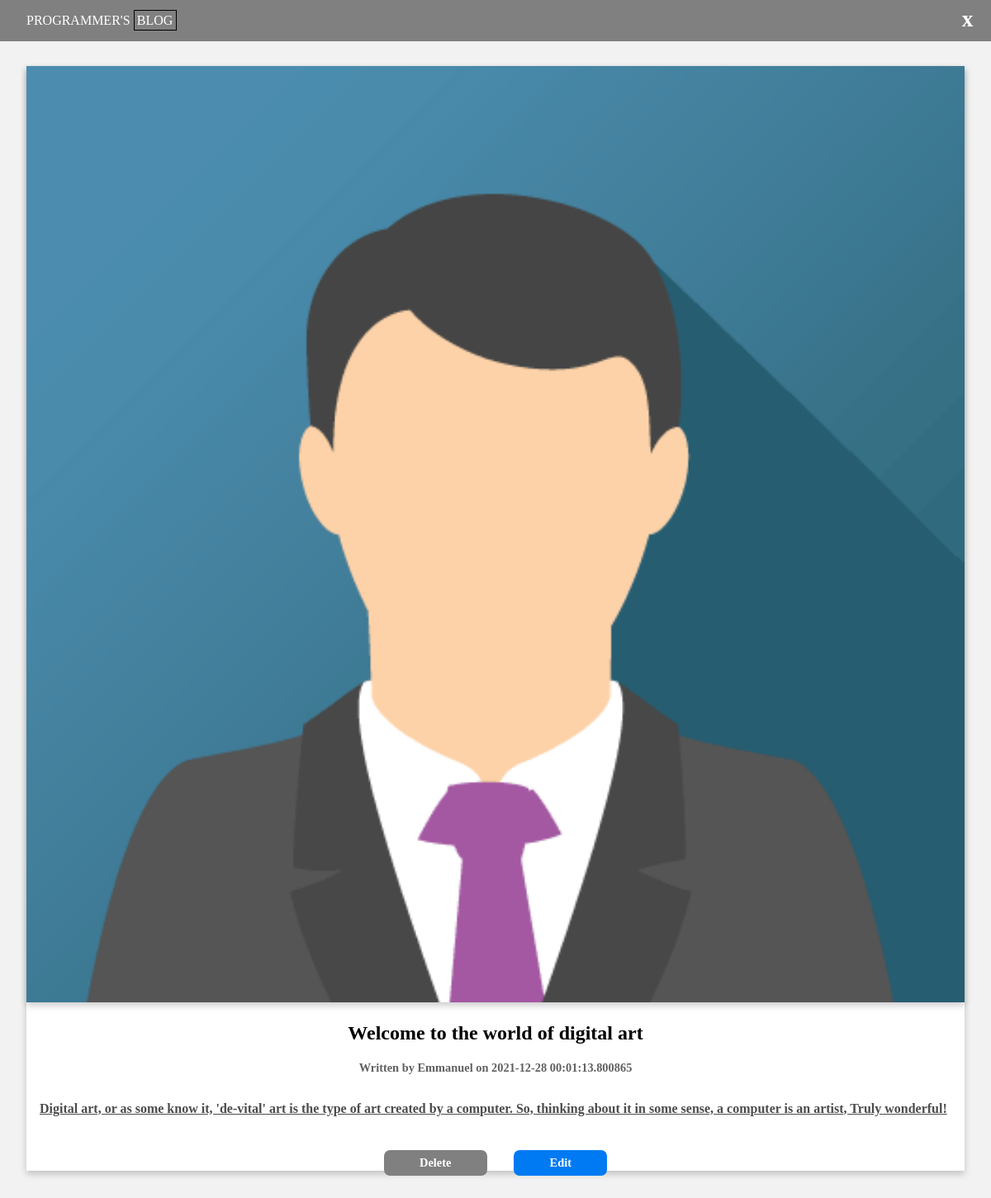
The app's page /posts/read/5 with its own data.
### market.py (models this page shows, shortened)
class blogPost(db.Model):
    id = db.Column(db.Integer, primary_key=True)
    title = db.Column(db.String(100), nullable=False)
    content = db.Column(db.Text, nullable=False)
    author = db.Column(db.String(20), nullable=False, default='N/A')
    date_posted = db.Column(db.DateTime, nullable=False, default=datetime.utcnow)

### market.py (the view)
@app.route('/posts/read/<int:id>', methods=['GET'])
def read(id):
    post = blogPost.query.get_or_404(id)
    return render_template('read.html', post=post)

### templates/read.html (shortened to what this page needs)
{% extends 'base.html' %}
{% block body %}
<div class="navbar">
    <div class="container">
        <p class="logo">PROGRAMMER'S <span>BLOG</span></p>
        <a href="/posts" class="add">x</a>
    </div>
</div>
<section class="read-posts-section">
    <div class="group-half">
        <img src="{{ url_for('static', filename= 'images/avatar3.png') }}" alt="avatar inage">
        <h2>{{ post.title }}</h2>
        {% if post.author %}
        <p class="date-posted">Written by {{ post.author }} on {{ post.date_posted }}</p>
        {% else %}
        <p class="date-posted">Written by N/A on {{ post.date_posted }}</p>
        {% endif %}
        <p class="first-two-content" style="white-space: pre-wrap;">{{ post.content }}</p>
        <a href="/posts/delete/{{post.id}}" class="delete-btn-cta">Delete</a>
        <a href="/posts/edit/{{post.id}}" class="edit-btn-cta">Edit</a>
    </div>
</section>
{% endblock %}

### static/css/main.css (style rules this page uses)
:root { --primary-color: #007AF3; }
body { font-family: 'Century Gothic'; margin: 0; background: #F2F2F2; }
.navbar { background: gray; position: fixed; width: 100%; }
.navbar .container { display: -webkit-box; display: -ms-flexbox; display: flex; place-content: space-between; }
.navbar .container .logo { color: white; margin-left: 2em; }
.navbar .container .logo span { border: 1px solid black; padding: .2em; }
.navbar .container .add { color: white; font-size: 1.7em; font-weight: bold; margin-right: .8em; margin-top: .3em; }
section { padding: 5em 2em; }
a { text-decoration: none; }
.date-posted { font-size: .9em; margin-top: .6em; font-weight: bold; color: #616161; }
.delete-btn-cta { background: gray; color: white; padding: .5em 1em; font-size: .9em; font-weight: bold; border-radius: .5em; margin: 0 1em; }
.edit-btn-cta { background: var(--primary-color); color: white; padding: .5em 1em; font-size: .9em; font-weight: bold; border-radius: .5em; margin: 0 1em; }
.first-two-content { margin: 2em 1em 3em 1em; font-size: 1em; font-weight: bold; text-decoration: underline; color: #4d4c4c; text-align: left; }
section.read-posts-section .group-half { background: white; text-align: center; -webkit-box-shadow: 0 4px 8px 0 rgba(0, 0, 0, 0.2); box-shadow: 0 4px 8px 0 rgba(0, 0, 0, 0.2); }
section.read-posts-section .group-half img { width: 100%; -webkit-box-shadow: 0 4px 8px 0 rgba(0, 0, 0, 0.2); box-shadow: 0 4px 8px 0 rgba(0, 0, 0, 0.2); }
@media only screen and (min-width: 607px) { .delete-btn-cta { padding: .5em 3em; } }
@media only screen and (min-width: 607px) { .edit-btn-cta { padding: .5em 3em; } }

### records on screen
blogPost: title "Welcome to the world of digital art", author "Emmanuel", date_posted "2021-12-28 00:01:13.800865", content "Digital art, or as some know it, 'de-vital' art is the type of art created by a computer. So, thinking about it in some sense, a computer is an artist, Truly wonderful!"
